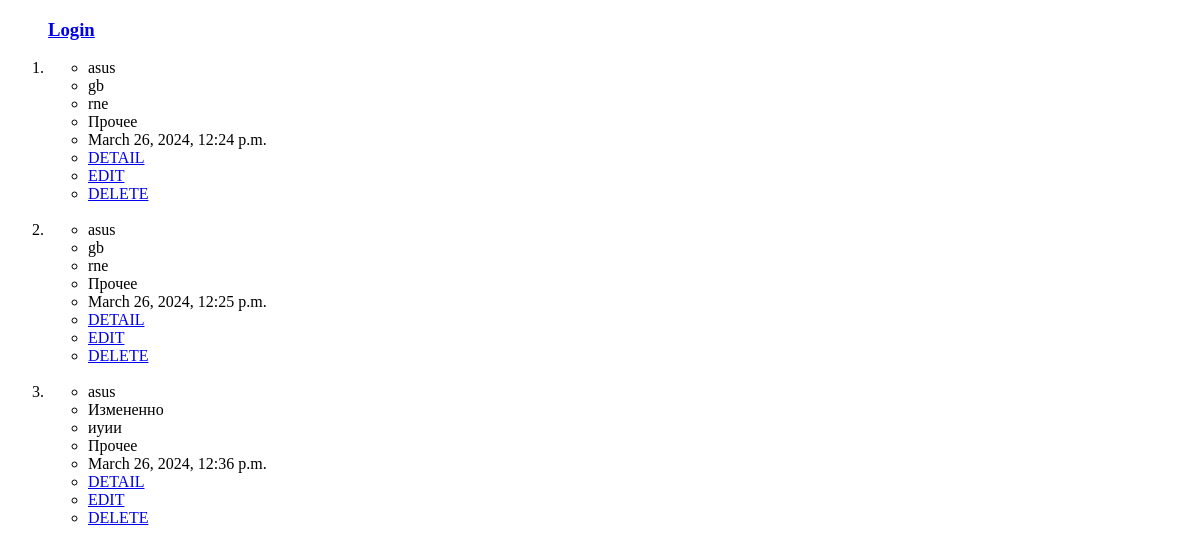
Before: / with the older database file.
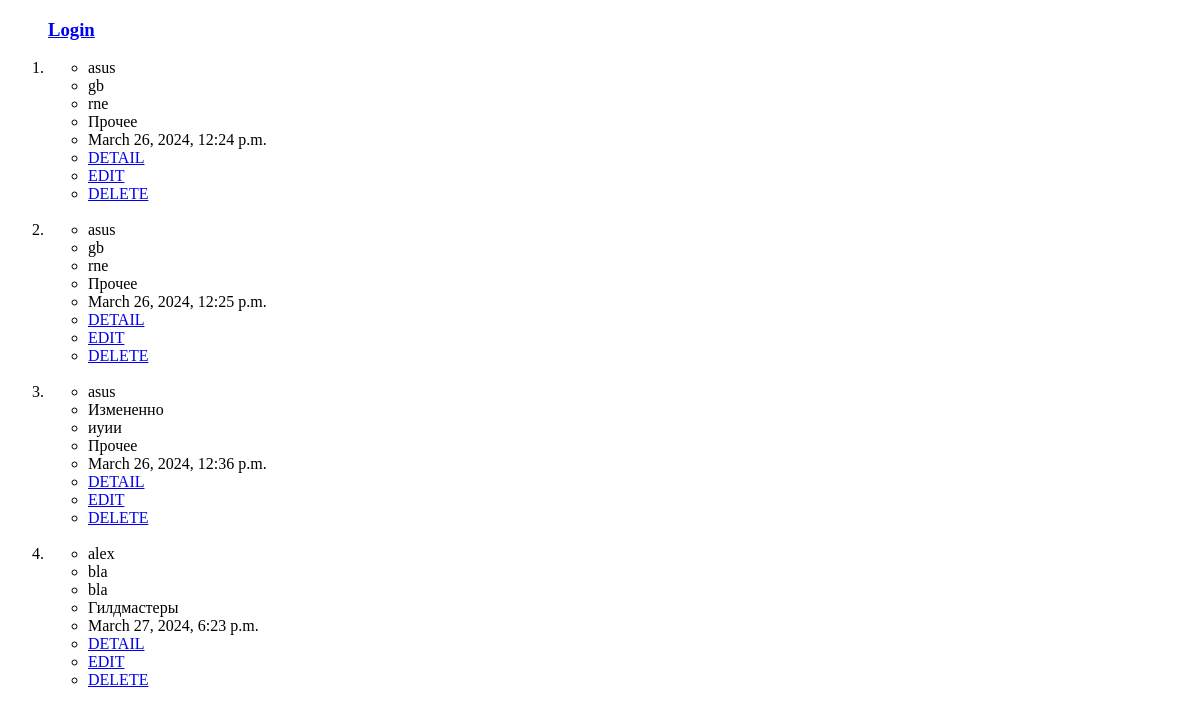
After: the same page with the newer database file.
### myapp/models.py (models this page shows, shortened)
class Announcement(models.Model):
    user = models.ForeignKey(User, on_delete=models.CASCADE)
    title = models.CharField(max_length=40)
    text = models.TextField()
    category = models.CharField(max_length=255, choices=CATEGORIES, default="Прочее")
    date_of_creation = models.DateTimeField(auto_now_add=True)

### myapp/views.py (the view)
# urls.py: path('', AnnouncementListView.as_view(), name='announce_list'),
class AnnouncementListView(ListView):
    model = Announcement
    template_name = 'announcements_list.html'
    context_object_name = 'announcements'

### templates/announcements_list.html (shortened to what this page needs)
<!DOCTYPE html>
<html lang="en">
<head>
</head>
<body>
<ol>
    <h3><a href="{% url 'account_login' %}">Login</a></h3>
{% for el in announcements %}
    <li>
        <ul>
            <li>{{ el.user }}</li>
            <li>{{ el.title }}</li>
            <li>{{ el.text }}</li>
            <li>{{ el.category }}</li>
            <li>{{ el.date_of_creation }}</li>
            <li><a href="{% url 'announce_detail' pk=el.pk %}">DETAIL</a></li>
            <li><a href="{% url 'announce_update' pk=el.pk %}">EDIT</a></li>
            <li><a href="{% url 'announce_delete' pk=el.pk %}">DELETE</a></li>
        </ul>
    </li>
    <br>
{% endfor %}
</ol>
</body>
</html>

Changed rows visible on the page:
added Announcement: user "alex", title "bla", text "bla", category "Гилдмастеры", date_of_creation "March 27, 2024, 6:23 p.m."
